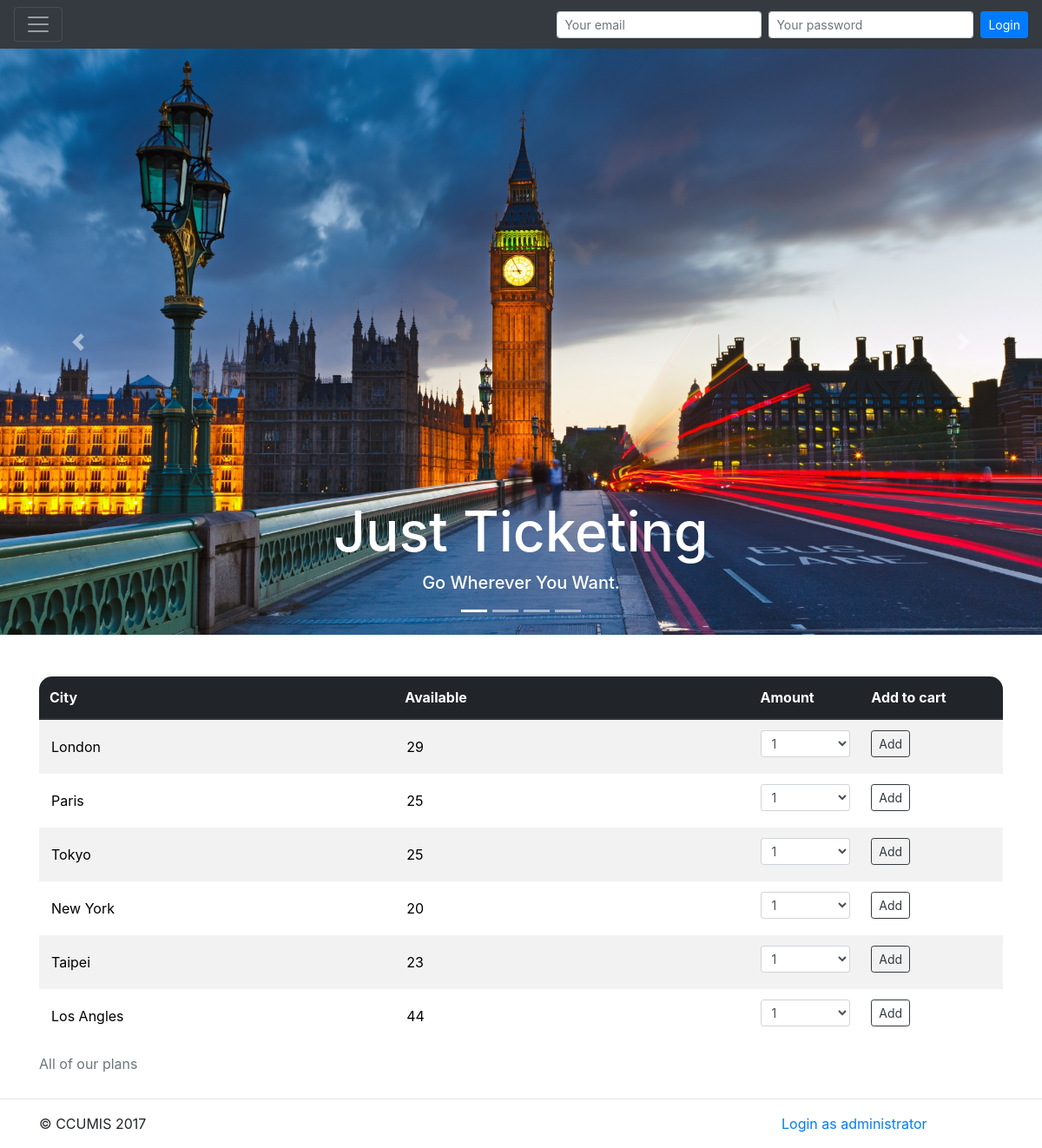
The page / on the database its author committed.
### tables this page shows
CREATE TABLE `ticket` (
  `ticket_id` int(20) NOT NULL,
  `destination` char(20) NOT NULL,
  `quantity` int(100) NOT NULL,
  `sale` int(100) NOT NULL
);

CREATE TABLE `record` (
  `record_id` int(11) NOT NULL,
  `buyer_id` int(11) NOT NULL,
  `ticket_id` int(11) NOT NULL,
  `amount` int(11) NOT NULL
);

### index.php (the view, shortened to what this page needs)
<?php
    include "connection.php";
    $sql = "SELECT * FROM ticket ORDER BY ticket_id";
    $result = mysqli_query($conn, $sql);
?>
    <!DOCTYPE html>
    <html lang="en">
    <head>
        <link rel="stylesheet" href="https://maxcdn.bootstrapcdn.com/bootstrap/4.0.0-beta.2/css/bootstrap.min.css"
>
    </head>
    <body>
        <header>
            <div class="pos-f-t">
            <nav class="navbar navbar-dark bg-dark">
                    <button class="navbar-toggler" type="button" data-toggle="collapse" data-target="#navbarToggleExternalContent" aria-controls="navbarToggleExternalContent"
                        aria-expanded="false" aria-label="Toggle navigation">
                        <span class="navbar-toggler-icon"></span>
                    </button>
                    <?php
                        if(!isset($_SESSION['email'], $_SESSION['pwd'])){
                            echo'<form class="form-inline navbar-form" action="index.php" method="POST">
                                <div class="form-group">
                                    <input type="email" class="form-control form-control-sm" name="email" placeholder="Your email" required>
                                    <input type="password" class="form-control form-control-sm mx-sm-2" name="pwd" placeholder="Your password" required>
                                    <input type="submit" class="btn btn-primary btn-sm" value="Login">
                                </div>
                            </form>';
                        }
                    ?>
                </nav>
        </header>
        <main>
            <div id="carouselIndicators" class="carousel slide" data-ride="carousel">
                <ol class="carousel-indicators">
                    <li data-target="#carouselIndicators" data-slide-to="0" class="active"></li>
                    <li data-target="#carouselIndicators" data-slide-to="1"></li>
                    <li data-target="#carouselIndicators" data-slide-to="2"></li>
                    <li data-target="#carouselIndicators" data-slide-to="3"></li>
                </ol>
                <div class="carousel-inner">
                    <div class="carousel-item active">
                        <img class="d-block w-100" src="./img/london.jpg" alt="First slide">
                        <div class="carousel-caption text-center">
                            <h1>Just Ticketing</h1>
                            <h5>Go Wherever You Want.</h5>
                        </div>
                    </div>
                </div>
                <a class="carousel-control-prev" href="#carouselIndicators" role="button" data-slide="prev">
                    <span class="carousel-control-prev-icon" aria-hidden="true"></span>
                </a>
                <a class="carousel-control-next" href="#carouselIndicators" role="button" data-slide="next">
                    <span class="carousel-control-next-icon" aria-hidden="true"></span>
                </a>
            </div>
            <br>
            <br>
            <div class="container">
                <table class="table table-striped table-hover table-borderless">
                    <caption>All of our plans</caption>
                    <thead class="thead-dark">
                        <tr class="text-light">
                            <th scope="col">City</th>
                            <th scope="col">Available</th>
                            <th scope="col">Amount</th>
                            <th scope="col">Add to cart</th>
                        </tr>
                    </thead>
                    <tbody>
                        <?php
                            while($row = mysqli_fetch_array($result)){
                                $ticket_id = $row['ticket_id'];
                                $total = $row['quantity'];
                                $getsalesql = "SELECT amount FROM record WHERE ticket_id = '$ticket_id'";
                                $saleresult = mysqli_query($conn, $getsalesql);
                                $sale_numbers = mysqli_fetch_array($saleresult);
                                $sale = $sale_numbers['amount'];
                                $Des = $row['destination'];
                                $available = $total - $sale;
                                echo'
                                    <tr>
                                    <form action="addtocart.php" method="POST" id ="sale">
                                        <th scope="row">
                                            <input type="text" readonly class="form-control-plaintext" name="des" value="' .$Des .'">
                                        </th>
                                    <td>
                                        <input type="text" readonly class="form-control-plaintext" name="amount" value="' .$available .'">
                                    </td>
                                    <td>
                                        <select class="form-control form-control-sm" name="select' .$ticket_id. '">
                                            <option value="1">1</option>
                                            <option value="2">2</option>
                                            <option value="3">3</option>
                                            <option value="4">4</option>
                                            <option value="5">5</option>
                                            <option value="6">6</option>
                                            <option value="7">7</option>
                                            <option value="8">8</option>
                                            <option value="9">9</option>
                                            <option value="10">10</option>
                                        </select>
                                    </td>
                                    <td>
                                        <button type="submit" class="btn btn-outline-dark btn-sm" name="ticket_id" value="' .$ticket_id. '"">Add</button>
                                    </td>
                                    </form>
                                </tr>';
                            }
                        ?>
                    </tbody>
                </table>
            </div>
            <hr>
        </main>
        <footer class="container">
            <div class="row">
                <div class="col-md-9">
                    <p>&copy; CCUMIS 2017</p>
                </div>
                <div class="col-md-3">
                    <a href="adminlogin.php">Login as administrator</a>
                </div>
            </div>
        </footer>
    </body>
    </html>

### index.php (style rules this page uses)
.carousel-caption { color: rgb(255, 255, 255); }
h1 { font-size: 8vh; }
.table-borderless td,.table-borderless th { border: 0; }
thead th:first-child { border-radius: 15px 0 0 0; }
thead th:last-child { border-radius: 0 15px 0 0; }
tbody tr:last-child td:last-child { border-radius: 0 0 15px 0; }

### rows shown on the page
ticket: des "London", amount "29", ticket_id "1"
ticket: des "Paris", amount "25", ticket_id "1"
ticket: des "Tokyo", amount "25", ticket_id "1"
ticket: des "New York", amount "20", ticket_id "1"
ticket: des "Taipei", amount "23", ticket_id "1"
ticket: des "Los Angles", amount "44", ticket_id "1"
